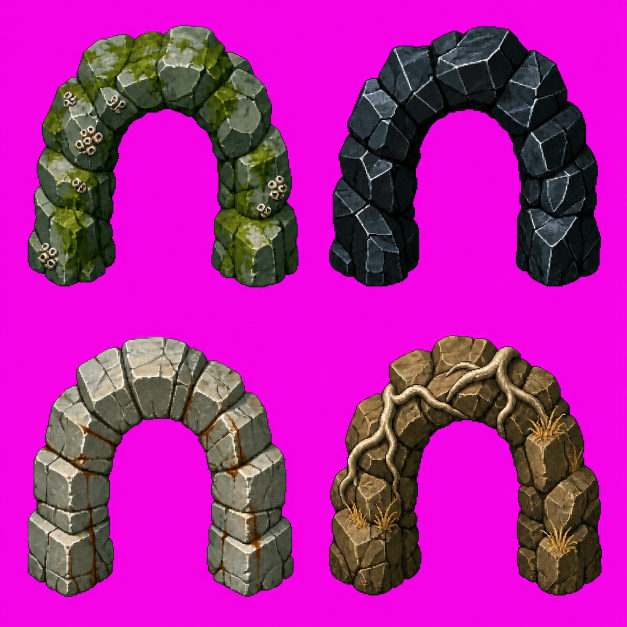
#> input picture design/act1-dungeons/arch/arch-assets-sheet.png, 1254 x 1254 px (shown at 1/2 size)
$ python -i bake_dungeon_arch.py   (imports and definitions only)
#> lines starting #> are read from the running program, lines starting #| are printed output that depends on the picture; after the words box and inside, x2 and y2 are one past the last pixel; in counts of white or black regions, pixels touching at a corner belong together
#!/usr/bin/env python3
"""The cave-mouth arch, from the AUTHORED asset: collision blocker + overhead occlusion.

WHY THIS FILE EXISTS, AND WHY IT REPLACES TWO OTHERS
    Owner, build 54, on mistyGrotto and sunkenCellar: "they both just let the player walk on top of
    it", and then: "you are obviously not trying what i suggested."

    He is right. He asked TWICE for AUTHORED assets and got three more DERIVED shapes instead:
      * `bake_dungeon_overhead.py` grew the occlusion outward from the lit opening by dilation.
        Measured across the four floors, 33..51% of that overlay's own pixels landed on WALKABLE
        floor, so the hero vanished wherever she stood near an entrance. The layer was switched off.
      * `patch_dungeon_arch_mask.py` derived the COLLISION from `props` luminance (`< STONE_LUM`),
        which on a jagged-black-fang-rock map is most of the neighbourhood. Its own body-clearance
        verifier then REFUSED all four floors -- correctly -- because blocking every dark pixel
        strangles the throat the hero has to walk through. So nothing was ever blocked, which is
        exactly the bug he is still looking at.

    Both failures have ONE cause: a rule read off the baked plate cannot tell arch from rock, because
    the plate does not encode which stones are the arch. The silhouette is information that only the
    artist has. So it comes from `design/act1-dungeons/arch/archasset-<dungeon>.png` and nothing on
    this page ever infers it from the picture again.

PLACEMENT IS MEASURED, NOT TUNED
    Every floor-1 plate paints the lit mouth at exactly the same cell-relative box -- MEASURED on all
    four: 36 x 51 px, cell-relative x 0.12..0.85, y -0.21..0.83. Each authored asset carries its own
    opening as a transparent interior flanked by masonry. So the placement has no free parameter: fit
    the asset's opening height to the plate's opening height, centre the two openings horizontally,
    and sit the two bases on the same line. Everything else follows.

THE CROWN IS NOT COLLISION, AND THAT IS THE FACT BOTH EARLIER ATTEMPTS MISSED
    Blocking the whole authored masonry makes every one of the four mouths UNENTERABLE, and not
    marginally: MEASURED, the hero's legal corridor runs straight through the arch's CROWN on all
    four floors, because this is a top-down game and "the crown of the arch" and "the tile you walk
    through to reach the mouth" are the same pixels. Rendered proof: `--proof` tints the authored
    silhouette red and the clearance-eroded legal corridor green, and the green comes down through
    the red crown into the opening on every floor.

    So the silhouette splits at the SPRINGING LINE -- the top of the plate's own lit opening:
      * ABOVE it, the CROWN: occlusion only, never collision. She walks under it, which is exactly
        what the owner asked for on build 48 ("something that the player walks under needs to be on
        a completely separate layer").
      * BELOW it, the JAMBS: the stone standing on the ground beside her. THESE are the collision,
        and they are what "the player can walk on top of the arch" has always been about.

    Blocking the jambs outright still fails the body test by ~1 px of throat (measured max chamfer
    clearance 14.9..15.1 against the 16 the runtime demands), so the blocker is grown to the largest
    version that still passes: block everything, and relieve the jamb's inner edge by the SMALLEST
    dilation of the legal corridor that restores reachability. Measured result, 55%..89% of the jamb
    blocked with every mouth still enterable -- rather than the 0% that has shipped since build 44.

TWO OUTPUTS, ONE SILHOUETTE

  1. COLLISION -- `<floor>-walk.png`, cleared wherever the placed JAMBS stand.
     `render_dungeon_material_map.py` derives that mask from the floor's `rows`, which know only
     floor-vs-rock; the mouth is drawn on the PROPS layer and is not an input to it at all. So the
     mask calls the whole cell open while the art paints solid masonry across it, and the collision
     and the picture disagree by exactly the arch. This is the post-pass that reconciles them.

     IT IS VERIFIED AGAINST A HERO WITH A BODY, and that is not a formality: the first version of the
     old patcher shipped THREE UNENTERABLE DUNGEONS (owner, build 44: "the arch in the dungeon
     entrance now blocks the player from entering") because it asked `ndimage.label` whether the mouth
     was still CONNECTED -- a question about a ZERO-WIDTH POINT. The runtime asks something else
     entirely: `a1mFree` rejects any position whose chamfer distance to rock is under A1M_FOOT..+LEAN.
     A 10 px throat is "connected" and utterly impassable. That verifier is kept here verbatim.

  2. OCCLUSION -- `<floor>-overhead.png`, RGBA, drawn by dq-tiles.js above the hero.
     THE OVERLAY DRAWS THE PLATE'S OWN PIXELS THROUGH THE AUTHORED ALPHA. It is not the authored
     artwork composited on top: that would put a second, differently-lit arch over the painted one.
     The authored asset supplies the SHAPE -- the thing derivation could never get right -- and the
     plate supplies the colour, so the overlay is pixel-identical to what is already beneath it and
     only its alpha is observable.

     THE INVARIANT THAT MAKES IT SAFE, and the one all three previous attempts lacked:
     WHEREVER THE OVERLAY COVERS GROUND THE HERO CAN STAND ON, THAT PIXEL IS AUTHORED.
     The overlay is the authored silhouette UNIONED with the blocked rock it abuts, and the union
     term is the dangerous one -- it is derived, and a derived term over open floor is exactly how
     33%..51% of the previous overlays ended up hiding her in the middle of a room. So the derived
     term may only ever land on mask-BLOCKED ground (somewhere she can never stand, where drawing
     over her is unobservable), and only the AUTHORED silhouette is allowed over walkable floor --
     which is the crown she is supposed to disappear beneath. `assert_only_authored_hides()`
     measures it and refuses to write if it is ever violated. That turns "does this hide the player"
     from a judgement into arithmetic.

     The union with the surrounding blocked rock (bounded by the silhouette's own neighbourhood) is
     what stops her SCALP showing above the crown while she stands under the arch -- the original bug
     displaced upward by one sprite. Nothing below the opening's base line is ever lifted: that is the
     floor she stands on.

IT PATCHES A PRISTINE SNAPSHOT, NEVER ITS OWN OUTPUT
    The first version of this script read `<floor>-walk.png`, subtracted the jamb, and wrote the
    result back to the same file. Running it twice then ate the throat twice -- MEASURED, the second
    pass on coastalReef went from 1134 to 1517 blocked px and needed a larger relief each time,
    because the relief search reads the corridor out of whatever mask it was handed. A bake whose
    output depends on how many times it has been run is not a bake.

    So the pristine mask -- the one `render_dungeon_material_map.py --emit-mask` derives from the
    floor's `rows` -- is snapshotted once under `design/act1-dungeons/arch/walk-base/`, and every run
    patches THAT. Re-running is now a no-op, and re-deriving the base mask upstream is a one-line
    re-seed rather than a silent compounding error. The snapshot lives in `design/`, not `public/`,
    because it is an input to the bake and must never ship.

USAGE
    python3 scripts/bake_dungeon_arch.py            # write both artefacts for every floor-1 mouth
    python3 scripts/bake_dungeon_arch.py --check    # verify only; exit 1 if a bake is due
    python3 scripts/bake_dungeon_arch.py --proof DIR # also write alignment proofs for eyeballing
    python3 scripts/bake_dungeon_arch.py --seed-base # (re)snapshot the pristine masks, then bake
"""
from __future__ import annotations

import argparse
import json
import os
import sys
from pathlib import Path

import numpy as np
from PIL import Image
from scipy import ndimage

sys.path.insert(0, os.path.dirname(os.path.abspath(__file__)))
import prov  # noqa: E402

ROOT = Path(__file__).resolve().parent.parent
ART = ROOT / "public" / "act1-dungeon-art"
ASSETS = ROOT / "design" / "act1-dungeons" / "arch"
BASE = ROOT / "design" / "act1-dungeons" / "arch" / "walk-base"
FLOORS = ROOT / "dist" / "act1-dungeon-floors.json"
TILE = 48

# HOW BIG THE ARCH IS, AND WHY IT IS NO LONGER JUST THE FIT.
# Fitting the authored opening to the plate's lit mouth gives an arch about 2.2 x 1.8 cells, whose
# opening is 36 x 51 px -- and the hero is ~34 x 60 px. The doorway was therefore the same size as
# the person walking through it, and against black fang-rock the dark masonry did not read as an
# arch at all. Owner, build 65: "the arch in the dungeon is very close but is set prematurally and
# the player emerges from a slit in the arch in the dungeon (the overlay is not set large enough)."
# ARCH_SCALE multiplies the derived fit; the opening's BASE LINE is held, so the arch grows upward
# and outward from the ground she walks in on and stays anchored to the mouth it frames. It is a
# ceiling on nothing: every invariant below still has to pass at whatever value this is set to, and
# the bake REFUSES to write rather than ship an arch that seals a mouth or swallows the hero.
#
# 1.2 IS THE CONSIDERED VALUE, NOT THE MAXIMUM. Measured, the no-vanish invariant holds to 1.25
# (deepest cover 14.3..15.1 px against the 16 px clearance) and REFUSES at 1.35 (16.0). Bigger
# looks better right up until the crown swallows her, and the whole reason this layer was switched
# off in the past is that it did. 1.2 lands at 13.9..15.0 and keeps a pixel of headroom against a
# limit that is about losing the character, so the arch is bigger AND the margin is still there.
ARCH_SCALE = 1.2

# How dark the authored stone may be toned to sit in an unlit cave. 1.0 would paste it at asset
# brightness (a cut-out); 0 would let it vanish into the rock, which is the bug being fixed. The
# floor keeps the arch readable however black the plate around it is.
TONE_FLOOR = 0.55

OPENING_LUM = 200     # the lit mouth on the plate: the one feature that is unambiguous
PAD_CELLS = 3         # neighbourhood searched for the opening, and the scope of every write

# THE HERO HAS A BODY -- keep in sync with dq-tiles.js A1M_FOOT / A1M_LEAN.
A1M_FOOT = 12
A1M_LEAN = 4
CLEARANCE = A1M_FOOT + A1M_LEAN

# The authored PNGs are keyed on magenta, and the key is not clean: measured, ~50% of the OPAQUE
# EDGE pixels are still magenta-tinted, which would fringe the silhouette by a pixel. Erode the
# alpha by one pixel and despill what remains.
KEY_ERODE = 1

# How far outside the authored silhouette the surrounding blocked rock is lifted with it. This is
# NOT the arch's shape -- the shape is authored -- it is only the reach of the "rock she can never
# stand on" term, and it is bounded so this can never become a whole-map lift. 16 px is one hero
# clearance: enough to cover the stone the crown abuts, less than a body.
ROCK_REACH = 16

# How far the jamb blocker may be relieved before the attempt is abandoned. A cap, not a tuning
# knob: the relief that is actually needed is found by search and measured 0..12 px on the four
# floors. If a floor ever needs more than this, the art and the floor field disagree about where
# the entrance is, and that is a level-design fact to surface -- not something to widen away.
RELIEF_MAX = 24

DUNGEONS = ("coastalReef", "mistyGrotto", "sunkenCellar", "whisperingWoodsCave")


def luminance(rgb: np.ndarray) -> np.ndarray:
    return 0.2126 * rgb[:, :, 0] + 0.7152 * rgb[:, :, 1] + 0.0722 * rgb[:, :, 2]


# ---------------------------------------------------------------- the authored asset

def key_authored(path: Path) -> tuple[np.ndarray, np.ndarray]:
    """Return (rgb, opaque) for an authored arch PNG, magenta keyed, eroded and despilled."""
    im = np.asarray(Image.open(path).convert("RGBA"))
    rgb = im[:, :, :3].astype(np.int16)
    opaque = im[:, :, 3] > 128
#> opaque: shape (1254, 1254) bool; every value is 1
    # The alpha channel is already binary, but the generator also leaves literal magenta behind in
    # places it called opaque. Treat both as background, then erode: a partly-keyed edge pixel is
    # worth less than a clean silhouette.
    magenta = (rgb[:, :, 0] > 150) & (rgb[:, :, 2] > 150) & (rgb[:, :, 1] < rgb[:, :, 0] - 40)
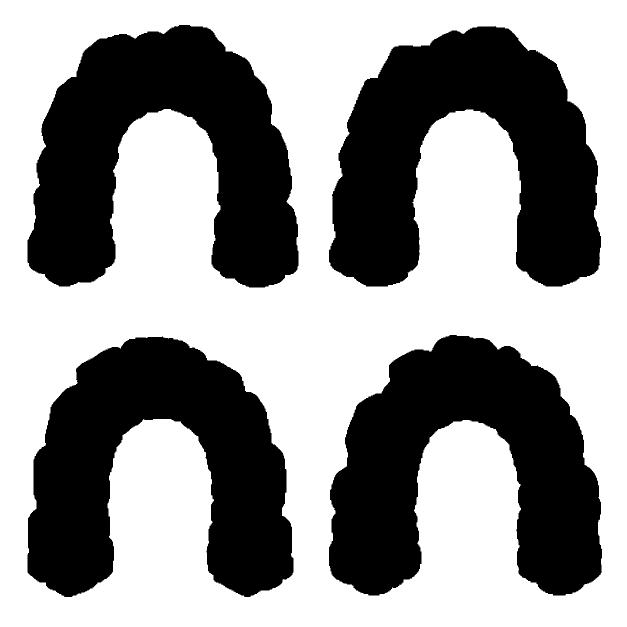
#> magenta: shape (1254, 1254) bool (shown at 1/2 size); 58.7% white; 4 black regions, box (x1, y1, x2, y2) and area: (658, 52, 1202, 573) 164515, (55, 50, 597, 575) 163757, (658, 670, 1204, 1191) 162777, (55, 673, 587, 1194) 158287
    opaque &= ~magenta
    if KEY_ERODE:
        opaque = ndimage.binary_erosion(opaque, np.ones((3, 3)), iterations=KEY_ERODE)
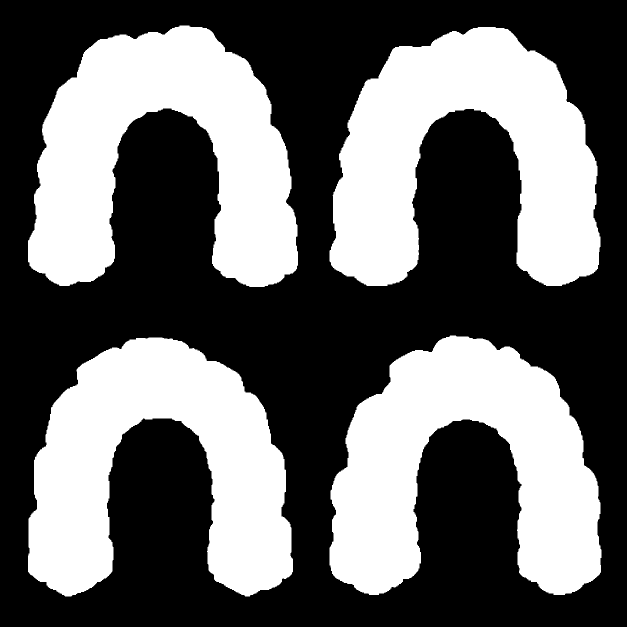
#> opaque: shape (1254, 1254) bool (shown at 1/2 size); 40.5% white; 4 white regions, box (x1, y1, x2, y2) and area: (659, 54, 1201, 572) 161502, (56, 51, 596, 574) 160708, (659, 671, 1203, 1190) 159762, (56, 675, 586, 1193) 155319
    lab, n = ndimage.label(opaque)
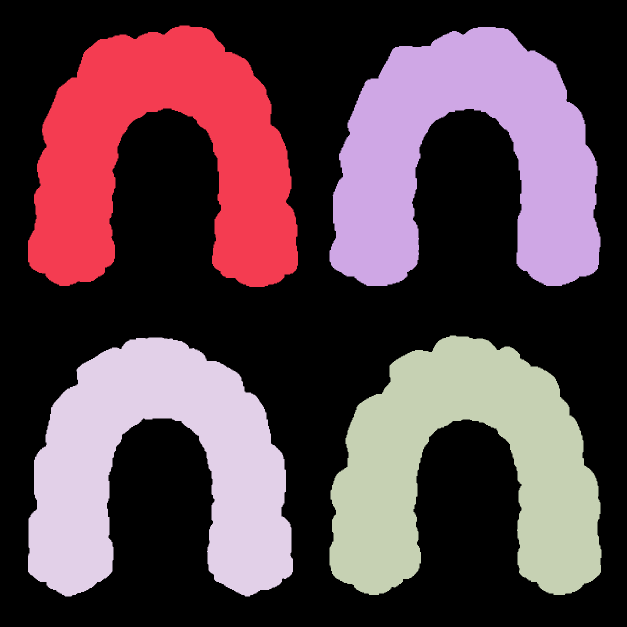
#> lab: shape (1254, 1254) int32 (shown at 1/2 size); 5 distinct labels, from 0 to 4; one colour per label, 0 black
#> n = 4
    if n > 1:                                        # one arch, never speckle
        sizes = ndimage.sum(opaque, lab, range(1, n + 1))
#> sizes = [160708, 161502, 159762, 155319]
        opaque = lab == (int(np.argmax(sizes)) + 1)
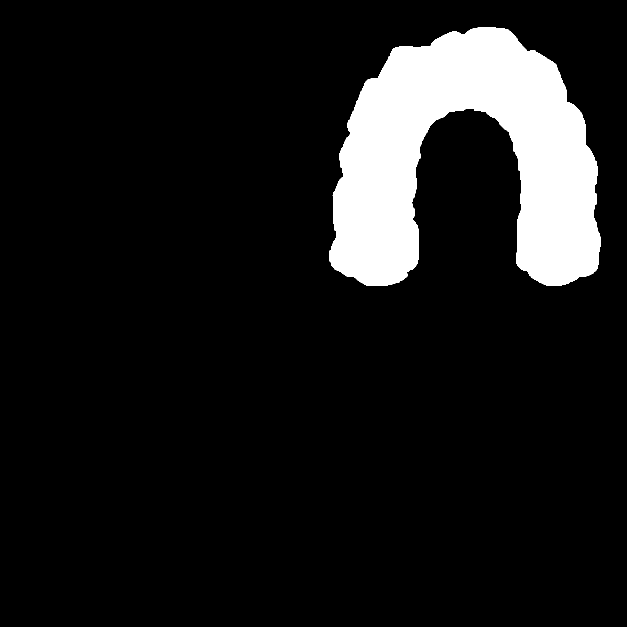
#> opaque: shape (1254, 1254) bool (shown at 1/2 size); 10.3% white; 1 white region, box (x1, y1, x2, y2) and area: (659, 54, 1201, 572) 161502
    return rgb, opaque


# [301 lines left out: functions asset_opening, plate_opening, place, body_reaches_mouth, largest_safe_blocker, build_overhead and 3 more, not called in this run]


# [2 lines not run here, left out]

>>> result = key_authored('../design/act1-dungeons/arch/arch-assets-sheet.png')
